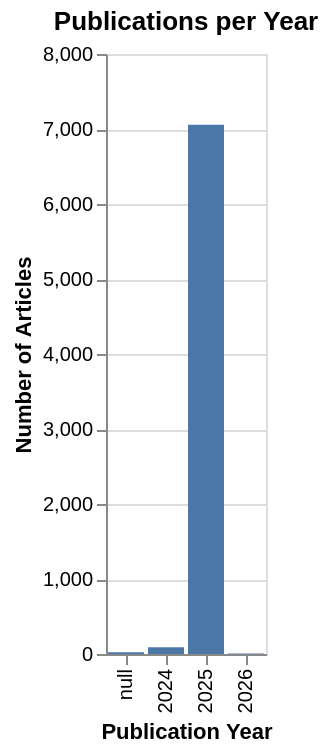

Notebook cell for this chart:
### Code cell
(
    alt.Chart(pub_year_counts)
    .mark_bar()
    .encode(
        x=alt.X("pub_year:O", title="Publication Year"),
        y=alt.Y("num_articles:Q", title="Number of Articles"),
    )
    .properties(title="Publications per Year")
)

### Figure 1 — Vega-Lite specification as saved in the notebook (floating-point values rounded to 4 significant figures)
{"config": {"view": {"continuousWidth": 300, "continuousHeight": 300}}, "data": {"name": "data-bb695980bd1ec20a12e9e9819ae95aad"}, "mark": {"type": "bar"}, "encoding": {"x": {"field": "pub_year", "title": "Publication Year", "type": "ordinal"}, "y": {"field": "num_articles", "title": "Number of Articles", "type": "quantitative"}}, "title": "Publications per Year", "$schema": "https://vega.github.io/schema/vega-lite/v6.1.0.json", "datasets": {"data-bb695980bd1ec20a12e9e9819ae95aad": [{"pub_year": null, "num_articles": 22}, {"pub_year": 2024, "num_articles": 91}, {"pub_year": 2025, "num_articles": 7058}, {"pub_year": 2026, "num_articles": 7}]}}
